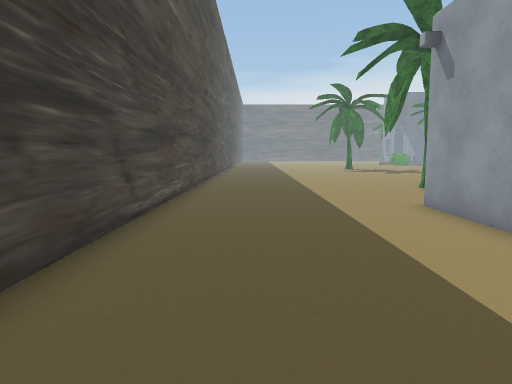
[1] (above)

18 first-person views from a walk through a scene from a Unity 3-D project. The camera is 1.2 m above the floor, tilts 6° down and sees 70° across. The floor is counted in squares, 1 m on a side. Each view is taken from the middle of a square. On the plan, view 1 faces up. The plan holds only what a view shows up to about 15 squares ahead; the rest is blank. The place goes on beyond the plan. Some surface patterns are stand-ins.

[2]
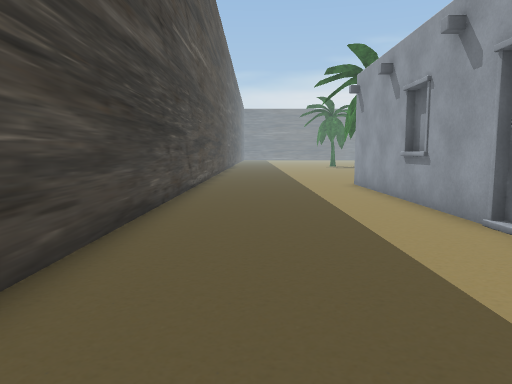

[3]
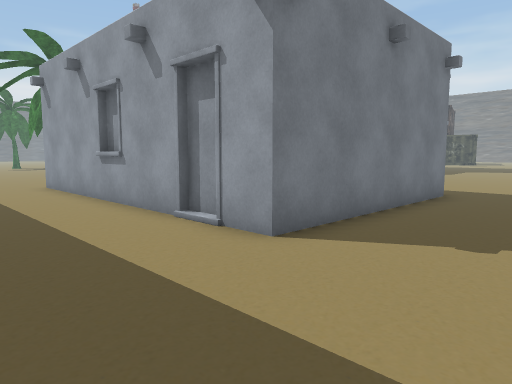

[4]
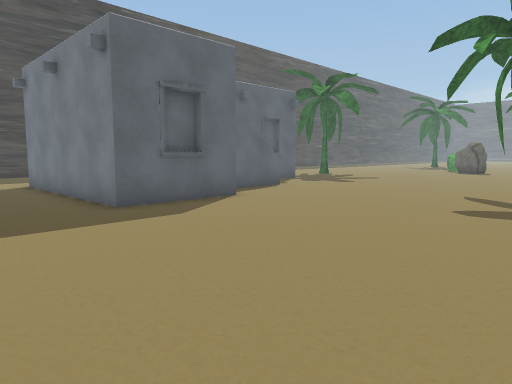

[5]
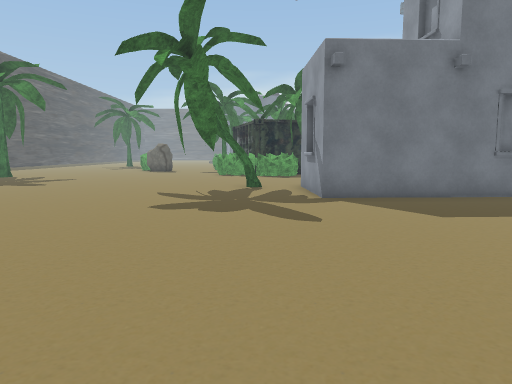

[6]
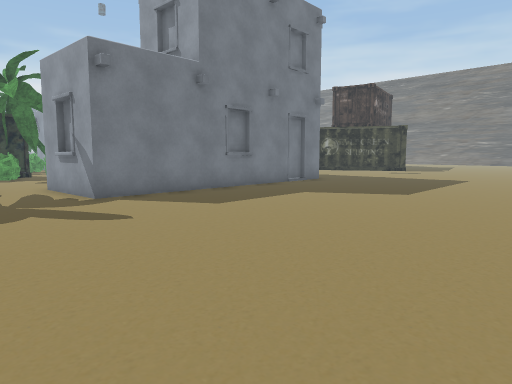

[7]
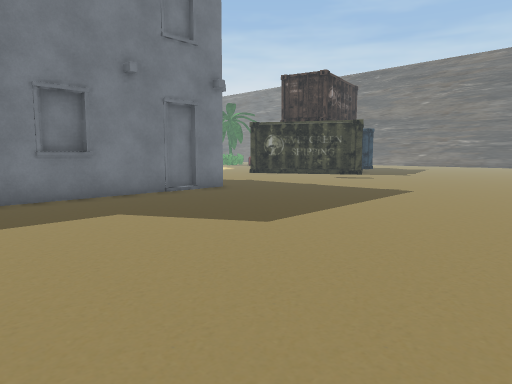

[8]
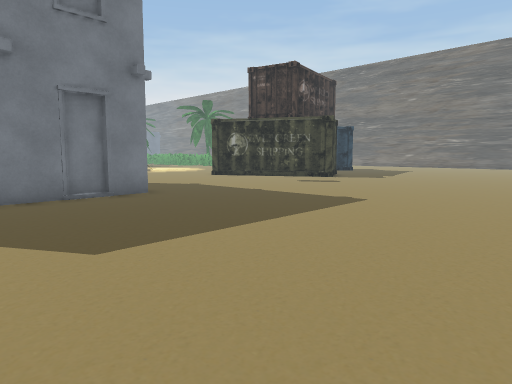

[9]
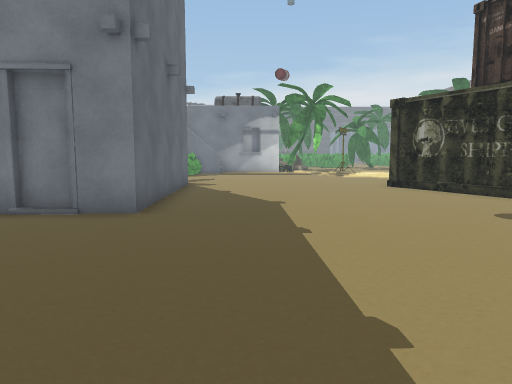

[10]
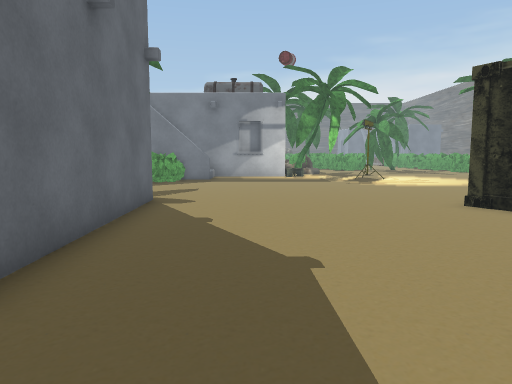

[11]
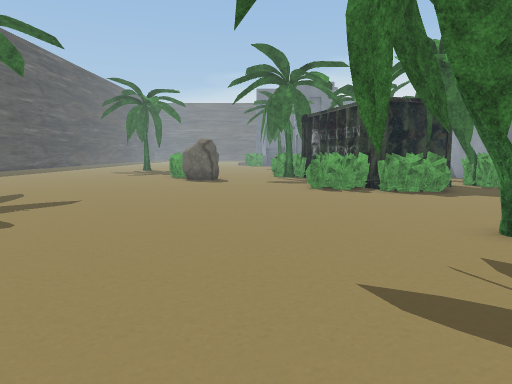

[12]
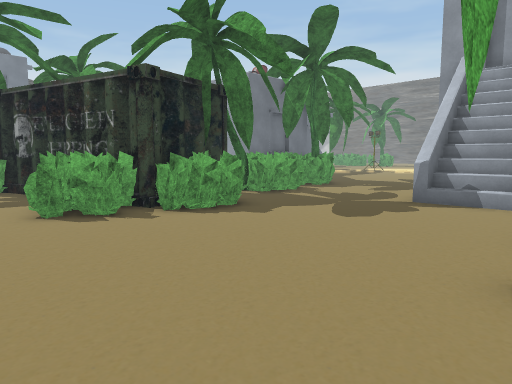

[13]
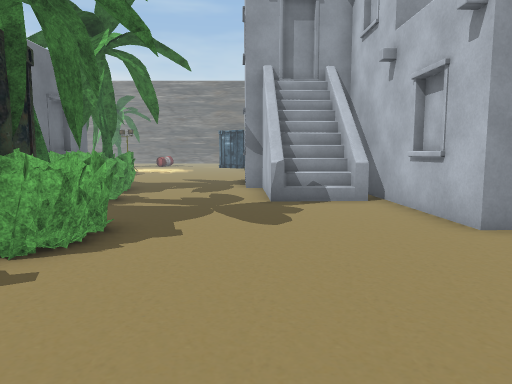

[14]
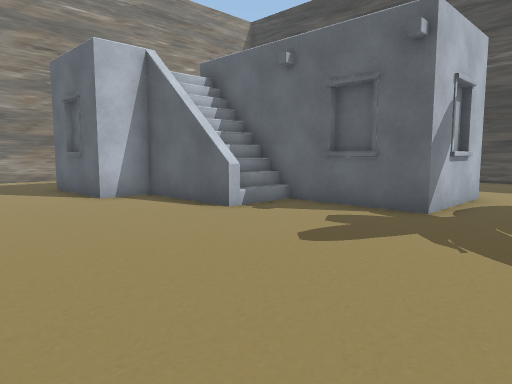

[15]
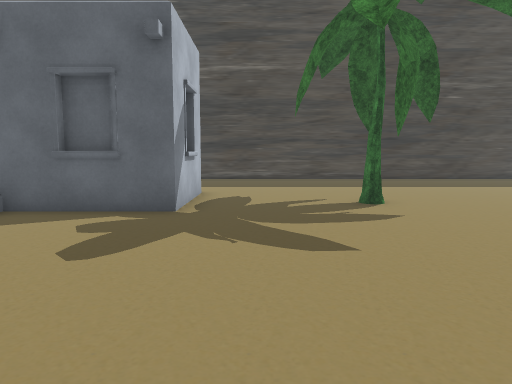

[16]
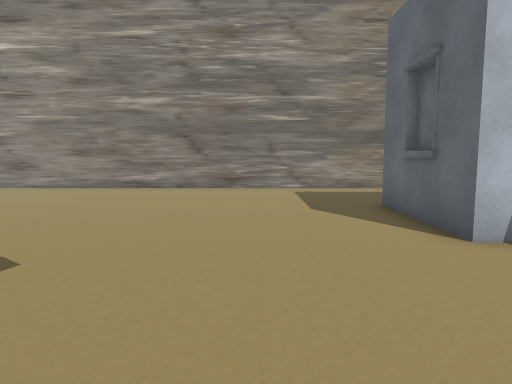

[17]
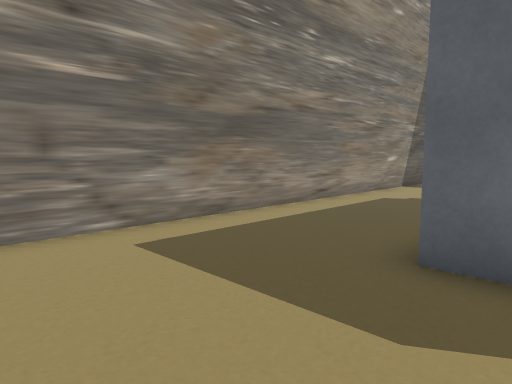

[18]
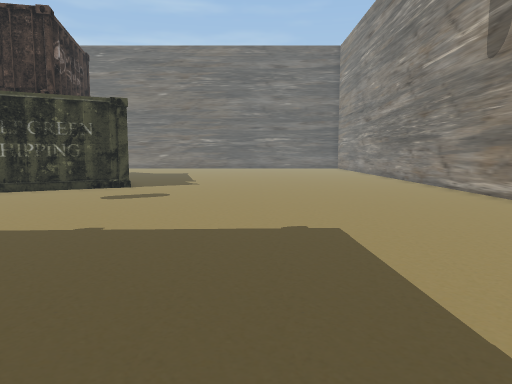

### Floor plan
Key: @ floor where view 1 was taken; # wall or solid block; . floor; / step, stairs or slope; v drop or lower ground; T tree; H house; B bush; O other object.
Columns run from 2 left of view 1 to 44 right of it. Each row starts with its distance up from view 1.
 17   ..................##            ...........
 16   .................  #   BO    ..............
 15 #..................BOBOO#OBO.B..............
 14 #..................BBOOO....................
 13 #.......T.............BB...................
 12 #..........................................
 11 #..........................HH#####........
 10 #.........................HH  #  #.......##
  9 #........................./   #  #........#
  8 #.....##H#..........T....HHHH##  #........##
  7 #.....H  H........T.TT.###       #.........#
  6 #.....H  H.............#         #.........##
  5 #.....H  H.H...........#       ## ..........#
  4 #.....H  H H...........#####H###...............
  3 #.....H  H H...................................
  2 #.....H  H  ...................................
  1 #.....H  H H##.................................
  0 #.@...H      v.................................
 -1 #.....v      H.................................
 -2 #.....#HHHHHH#.................................
 -3 #..............................................
 -4  ..............................................
 -5    .................................. .........
 -6   ........................ .. ..       ........
 -7   ########################               ######

Positions as (right, up) in squares from view 1, and headings:
1: (0, 0), facing up
2: (0, -6), facing up
3: (0, -6), facing up-right
4: (19, -6), facing up-left
5: (19, -6), facing up
6: (17, -6), facing up-right
7: (23, -6), facing up-right
8: (26, -6), facing up-right
9: (34, -3), facing up
10: (34, 2), facing up
11: (15, 2), facing up
12: (15, 7), facing up-right
13: (15, 11), facing right
14: (15, 11), facing down-left
15: (15, 10), facing left
16: (14, 6), facing down
17: (15, -1), facing down-left
18: (29, 0), facing right
